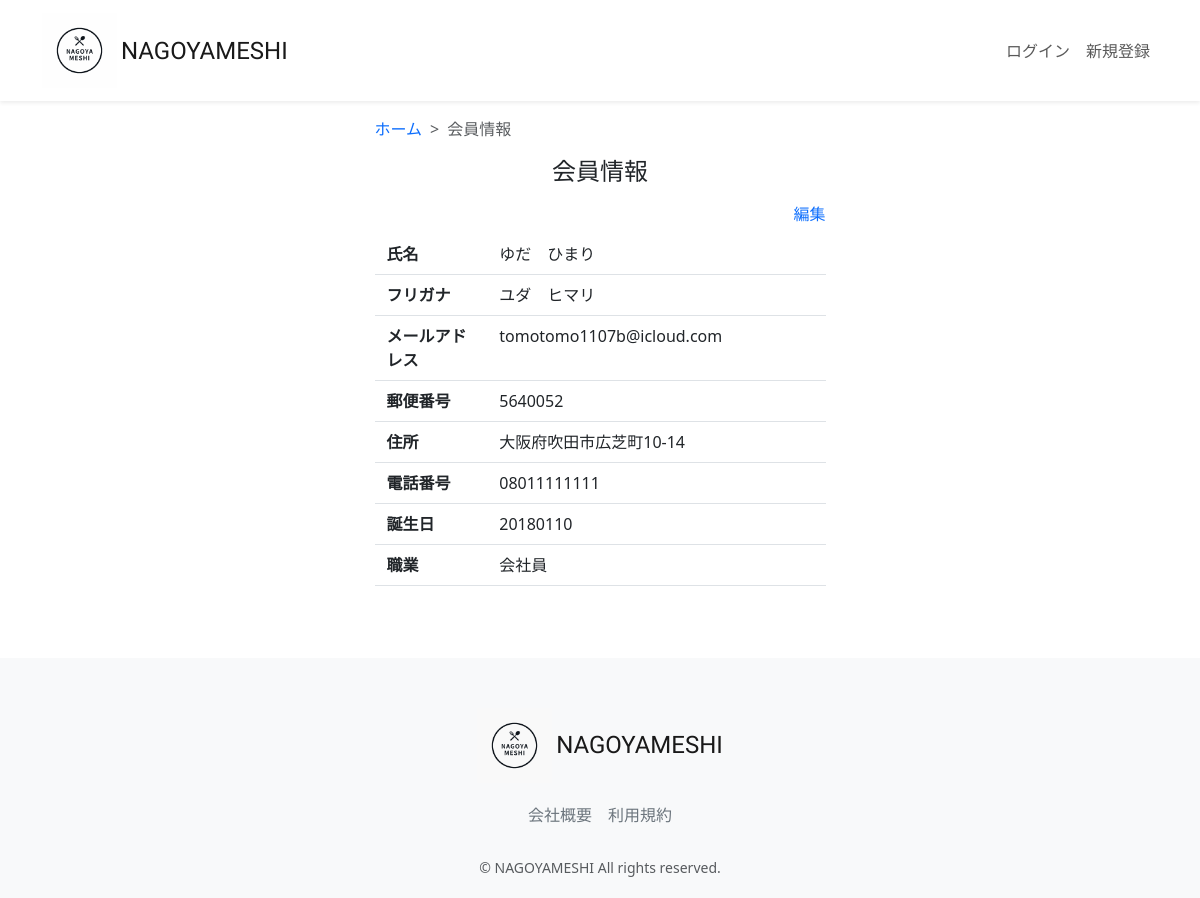
The app's page /accounts/user-detail/5/, older data.
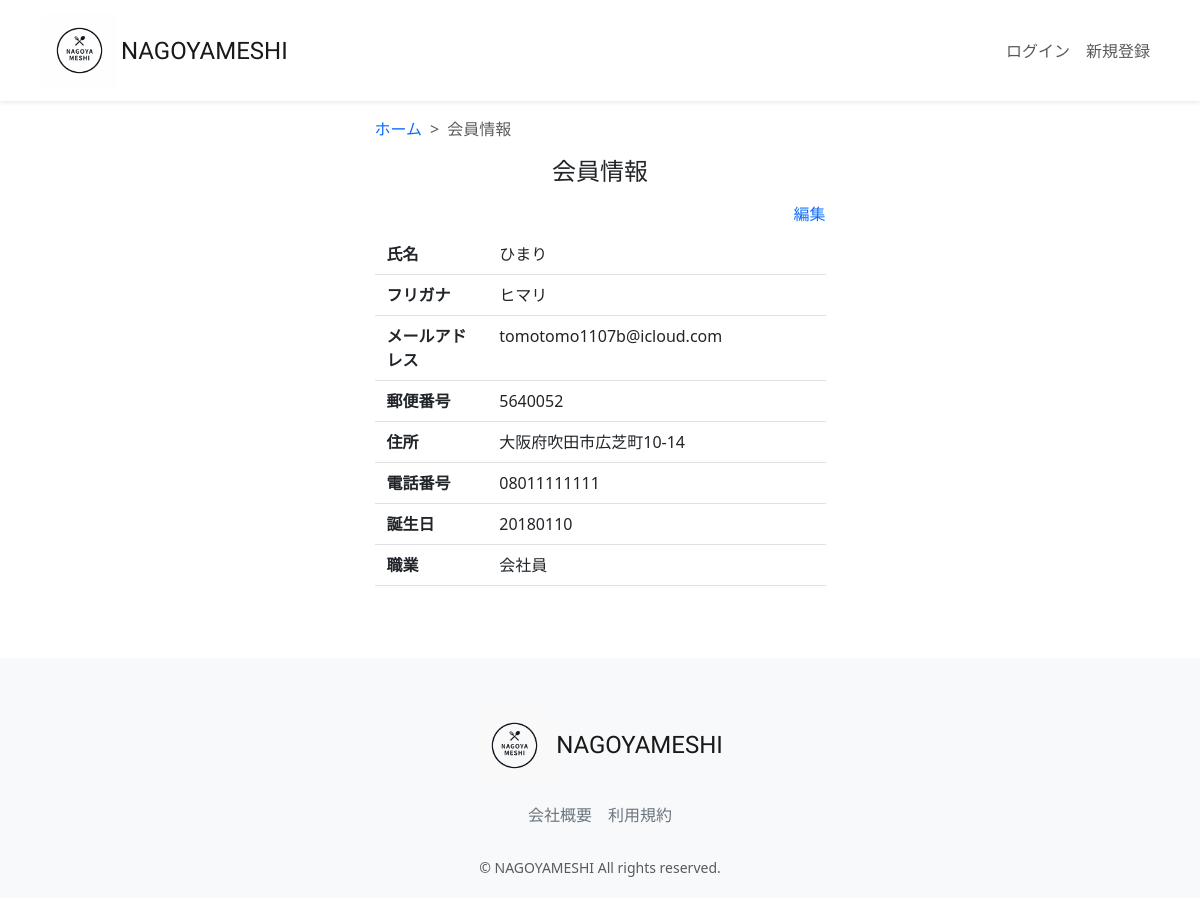
The same page, newer data.
### accounts/models.py (models this page shows, shortened)
class CustomUser(AbstractUser):
    user_name = models.CharField(max_length=128, null=True, blank=True,verbose_name='ユーザー名')
    hurigana = models.CharField(max_length=128, null=True, blank=True,verbose_name='フリガナ')
    zip_code = models.CharField(max_length=16, null=True, blank=True,verbose_name='郵便番号')
    address = models.CharField(max_length=255, null=True, blank=True,verbose_name='住所')
    phone_number = models.CharField(max_length=20, null=True, blank=True,verbose_name='電話番号')
    birthday = models.CharField(max_length=20, null=True, blank=True,verbose_name='誕生日')
    job = models.CharField(max_length=255, null=True, blank=True,verbose_name='職業')
    is_subscribed = models.BooleanField(default=False, verbose_name='有料会員')
    card_name = models.CharField(max_length=128, null=True, blank=True,verbose_name='カード名義')
    card_number = models.CharField(max_length=128, null=True, blank=True,verbose_name='カード番号')
    class Meta:
        verbose_name_plural = 'CustomUser'

### accounts/views.py (the view)
# urls.py: path("user-detail/<int:pk>/", views.UserDetailView.as_view(), name="user_detail"),
class UserDetailView(generic.DetailView):
    model = models.CustomUser
    template_name = 'user/user_detail.html'

### accounts/templates/user/user_detail.html (shortened to what this page needs)
{% extends "layout/base.html" %}
{% load static %}
{% block content %}
<main>
  <div class="container nagoyameshi-container pb-5">
    <div class="row justify-content-center">
      <div class="col-xl-5 col-lg-6 col-md-8">
        <nav class="my-3" style="--bs-breadcrumb-divider: '>';" aria-label="breadcrumb">
          <ol class="breadcrumb mb-0">
            <li class="breadcrumb-item"><a href="{% url 'top_page'%}">ホーム</a></li>
            <li class="breadcrumb-item active" aria-current="page">会員情報</li>
          </ol>
        </nav>
          <h1 class="mb-3 text-center">会員情報</h1>
            <div class="d-flex justify-content-end align-items-end mb-3">
              <div>
                 <a href="{% url 'user_update' object.id %}">編集</a>
              </div>
              </div>
                <div class="container mb-4">
                  <div class="row pb-2 mb-2 border-bottom">
                    <div class="col-3">
                      <span class="fw-bold">氏名</span>
                    </div>
                      <div class="col">
                       <span>{{ object.user_name }}</span>
                      </div>
                  </div>
                  <div class="row pb-2 mb-2 border-bottom">
                    <div class="col-3">
                      <span class="fw-bold">フリガナ</span>
                    </div>
                      <div class="col">
                        <span>{{ object.hurigana }}</span>
                      </div>
                  </div>
                  <div class="row pb-2 mb-2 border-bottom">
                    <div class="col-3">
                      <span class="fw-bold">メールアドレス</span>
                    </div>
                      <div class="col">
                        <span>{{ object.email }}</span>
                      </div>
                    </div>
                    <div class="row pb-2 mb-2 border-bottom">
                      <div class="col-3">
                        <span class="fw-bold">郵便番号</span>
                      </div>
                        <div class="col">
                          <span>{{ object.zip_code }}</span>
                        </div>
                    </div>
                    <div class="row pb-2 mb-2 border-bottom">
                      <div class="col-3">
                        <span class="fw-bold">住所</span>
                      </div>
                        <div class="col">
                          <span>{{ object.address }}</span>
                        </div>
                    </div>
                      <div class="row pb-2 mb-2 border-bottom">
                        <div class="col-3">
                          <span class="fw-bold">電話番号</span>
                        </div>
                          <div class="col">
                            <span>{{ object.phone_number }}</span>
                          </div>
                    </div>
                    <div class="row pb-2 mb-2 border-bottom">
                      <div class="col-3">
                        <span class="fw-bold">誕生日</span>
                      </div>
                        <div class="col">
                          <span> {{ object.birthday }} </span>
                        </div>
                    </div>
                    <div class="row pb-2 mb-2 border-bottom">
                      <div class="col-3">
                        <span class="fw-bold">職業</span>
                      </div>
                        <div class="col">
                          <span>{{ object.job }} </span>
                        </div>
                    </div>
                  </div>
            </div>
       </div>
   </div>
</main>
{% endblock %}

Row changes from the older to the newer data that the page shows:
changed CustomUser "tomotomo1107b@icloud.com": user_name "ゆだ ひまり" → "ひまり"; hurigana "ユダ ヒマリ" → "ヒマリ"
